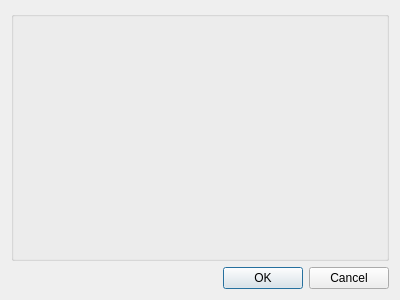
<?xml version="1.0" encoding="UTF-8"?>
<ui version="4.0">
 <class>InsertDialog</class>
 <widget class="QDialog" name="InsertDialog">
  <property name="geometry">
   <rect>
    <x>0</x>
    <y>0</y>
    <width>400</width>
    <height>300</height>
   </rect>
  </property>
  <property name="windowTitle">
   <string>Dialog</string>
  </property>
  <layout class="QVBoxLayout" name="verticalLayout">
   <item>
    <widget class="QGroupBox" name="groupBox">
     <property name="title">
      <string/>
     </property>
     <layout class="QFormLayout" name="formLayout"/>
    </widget>
   </item>
   <item>
    <widget class="QDialogButtonBox" name="buttonBox">
     <property name="orientation">
      <enum>Qt::Horizontal</enum>
     </property>
     <property name="standardButtons">
      <set>QDialogButtonBox::Cancel|QDialogButtonBox::Ok</set>
     </property>
    </widget>
   </item>
  </layout>
 </widget>
 <resources/>
 <connections>
  <connection>
   <sender>buttonBox</sender>
   <signal>accepted()</signal>
   <receiver>InsertDialog</receiver>
   <slot>accept()</slot>
   <hints>
    <hint type="sourcelabel">
     <x>248</x>
     <y>254</y>
    </hint>
    <hint type="destinationlabel">
     <x>157</x>
     <y>274</y>
    </hint>
   </hints>
  </connection>
  <connection>
   <sender>buttonBox</sender>
   <signal>rejected()</signal>
   <receiver>InsertDialog</receiver>
   <slot>reject()</slot>
   <hints>
    <hint type="sourcelabel">
     <x>316</x>
     <y>260</y>
    </hint>
    <hint type="destinationlabel">
     <x>286</x>
     <y>274</y>
    </hint>
   </hints>
  </connection>
 </connections>
</ui>
